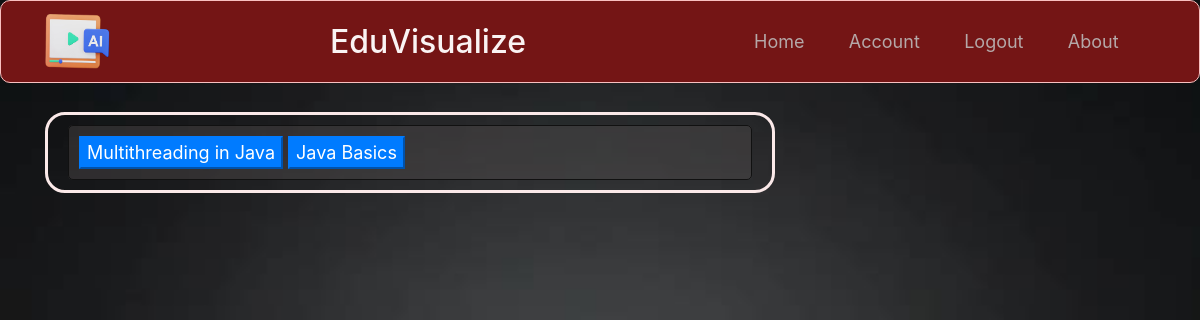
The app's page /class/1/feedback/21001-CS-067 (signed in) with its own data.
### flaskblog/models.py (models this page shows, shortened)
class Response(db.Model):
    id = db.Column(db.Integer, primary_key=True)
    class_id = db.Column(db.Integer, nullable=False)
    title = db.Column(db.String(20), nullable=False)
    student_name = db.Column(db.String(20), nullable=False)
    post_id = db.Column(db.Integer, nullable=False)
    part_number = db.Column(db.Integer)
    selected_options = db.Column(db.String(200), nullable=True)
    correct_choice = db.Column(db.Integer)
    wrong_choice = db.Column(db.Integer)

### flaskblog/routes.py (the view)
@app.route("/class/<int:class_id>/feedback/<student_name>", methods=['GET'])
@login_required
def view_feedback(class_id, student_name):
    feedback_messages = {}
    feedback_messages = generate_feedback_messages_for_student(class_id, student_name)
    video_info = fetch_video_info(class_id, student_name)
    return render_template('feedback.html', student_name=student_name, feedback_messages=feedback_messages, video_info=video_info)

### flaskblog/models.py (called while the page is built)
@login_manager.user_loader
def load_user(user_id):
    return User.query.get(int(user_id))

    @property
    def is_teacher(self):
        return self.user_type == 'teacher'

### flaskblog/templates/feedback.html (shortened to what this page needs)
{% extends "layout.html" %}
{% block content %}
<div class="content-section" style="color: white;">
    <fieldset>
{% for video_data in video_info %}
<button onclick="toggleDisplay('title{{ loop.index }}')" class="btn-primary"
                        style="color: white;">
                        {{ video_data['video_title'] }}
</button>
{% endfor %}
</fieldset>
</div>
{% endblock %}

### flaskblog/static/main.css (style rules this page uses)
body { background-image: url("2.jpg"); background-attachment: fixed; background-size: cover; background-repeat: no-repeat; background-position: center center; color: #333333; margin-top: 7rem; font-size: 16px; }
.content-section { background: rgba(244, 245, 249, 0); padding: 10px 20px; border: 3px solid #fbe9e9; border-radius: 20px; margin-bottom: 20px; }
fieldset { border: 1px solid #111111; padding: 10px; background-color: rgba(85, 82, 82, 0.4); border-radius: 5px; }
@media (min-width: 1200px) { body { font-size: 18px; } }

### records on screen
Response: video_title "Multithreading in Java"
Response: video_title "Java Basics"
